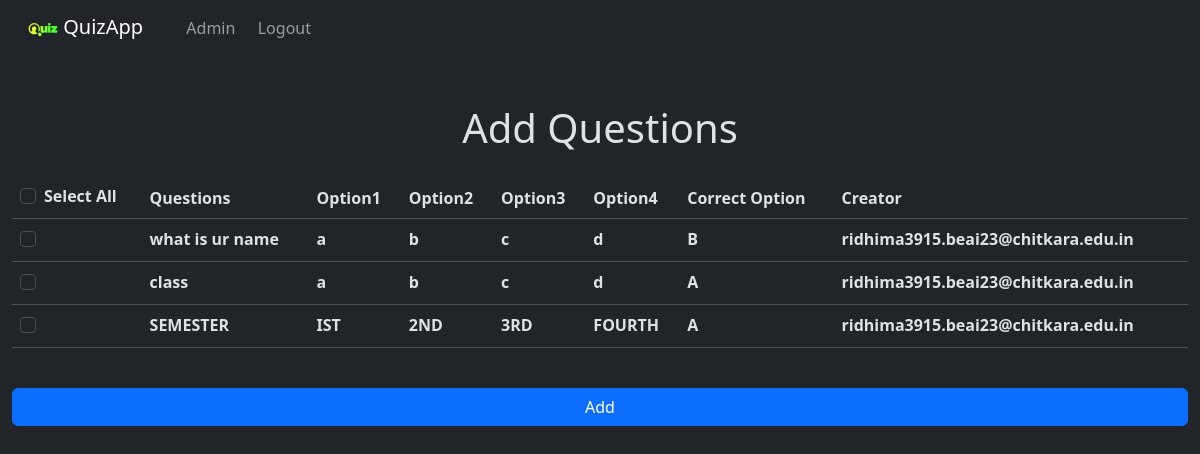
/admin/add-questions (signed in), run on the app's committed database.
### quiz_app/models.py (models this page shows, shortened)
class Question(db.Model):
    id = db.Column(db.Integer, primary_key=True)
    question = db.Column(db.Text, unique=False, nullable=False)
    option1 = db.Column(db.String, nullable=False)
    option2 = db.Column(db.String, nullable=False)
    option3 = db.Column(db.String, nullable=False)
    option4 = db.Column(db.String, nullable=False)
    correct_option = db.Column(db.CHAR, nullable=False)
    verified = db.Column(db.Boolean, nullable=False, default=False)
    creator_id = db.Column(db.Integer, db.ForeignKey("user.id"), nullable=False)
    question_set_id = db.Column(db.Integer, db.ForeignKey("questionset.id"), nullable=True)

class User(UserMixin, db.Model):
    id = db.Column(db.Integer, primary_key=True)
    name = db.Column(db.String, nullable=False, unique=True)
    password = db.Column(db.String, nullable=False)
    created_at = db.Column(db.DateTime, nullable=False, default=datetime.utcnow)
    questions = db.relationship("Question", backref="creator")
    is_admin = db.Column(db.Boolean, default=False)
    result = db.relationship("Result", backref="user")
    question_set = db.Column(db.Integer, db.ForeignKey("questionset.id"), nullable=True)

### quiz_app/routes.py (the view, shortened to what this page needs)
@main.route("/admin/add-questions", methods=["GET", "POST"])
@login_required
def admin_add_questions():
    if current_user.is_admin:
        qs = models.Question.query.filter_by(verified=False).all()
        return render("admin/add_questions.html", questions=qs)
    else:
        flash("You are not an admin, so you can't access this page", "warning")
        return redirect(url_for("main.index"))

### app.py (called while the page is built)
@login_manager.user_loader
def load_user(user_id):
    return User.query.get(user_id)

### templates/admin/add_questions.html (shortened to what this page needs)
{% extends 'layout.html' %}
{% block body %}
<div class="container-fluid">
<div class="row mt-5">
  <h1 class="text-center">
    Add Questions
  </h1>
</div>
<div class="row mt-3">
  <form action="{{ url_for('main.admin_add_questions') }}" method="post">
    <table class="table">
    <thead>
      <tr>
        <th scope="col">
          <div class="form-check">
            <input class="form-check-input" type="checkbox" value="" id="flexCheckDefault" onchange="checkAll(this)">
            <label class="form-check-label" for="flexCheckDefault">
              Select All
            </label>
          </div>
        </th>
        <th scope="col">Questions</th>
        <th scope="col">Option1</th>
        <th scope="col">Option2</th>
        <th scope="col">Option3</th>
        <th scope="col">Option4</th>
        <th scope="col">Correct Option</th>
        <th scope="col">Creator</th>
      </tr>
    </thead>
    <tbody>
    {% for q in questions %}
    <tr>
      <th scope="row">
        <div class="form-check">
          <input class="form-check-input" type="checkbox" name="q{{q.id}}">
        </div>
      </th>
      <th>{{ q.question }}</th>
      <th>{{ q.option1 }}</th>
      <th>{{ q.option2 }}</th>
      <th>{{ q.option3 }}</th>
      <th>{{ q.option4 }}</th>
      <th>{{ q.correct_option }}</th>
      <th>{{ q.creator.name }}</th>
    </tr>
    {% endfor %}
    </tbody>
  </table>
    <br>
    <button type="submit" class="btn btn-primary w-100">Add</button>
  </form>
</div>
{% endblock %}

### data on the page
Question: question "what is ur name", option1 "a", option2 "b", option3 "c", option4 "d", correct_option "B", creator.name "ridhima3915.beai23@chitkara.edu.in"
Question: question "class", option1 "a", option2 "b", option3 "c", option4 "d", correct_option "A", creator.name "ridhima3915.beai23@chitkara.edu.in"
Question: question "SEMESTER", option1 "IST", option2 "2ND", option3 "3RD", option4 "FOURTH", correct_option "A", creator.name "ridhima3915.beai23@chitkara.edu.in"
